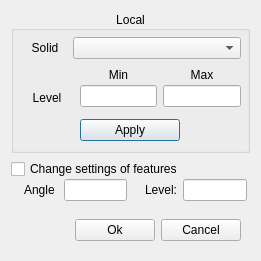
<?xml version="1.0" encoding="UTF-8"?>
<ui version="4.0">
 <class>W_MeshSTLRefineAdvance</class>
 <widget class="QDialog" name="W_MeshSTLRefineAdvance">
  <property name="geometry">
   <rect>
    <x>0</x>
    <y>0</y>
    <width>261</width>
    <height>257</height>
   </rect>
  </property>
  <property name="windowTitle">
   <string>Dialog</string>
  </property>
  <layout class="QVBoxLayout" name="verticalLayout">
   <item>
    <widget class="QGroupBox" name="groupBox_MeshSurfaceRegion">
     <property name="title">
      <string>Local</string>
     </property>
     <property name="alignment">
      <set>Qt::AlignCenter</set>
     </property>
     <layout class="QVBoxLayout" name="verticalLayout_32">
      <property name="leftMargin">
       <number>3</number>
      </property>
      <property name="topMargin">
       <number>3</number>
      </property>
      <property name="rightMargin">
       <number>3</number>
      </property>
      <property name="bottomMargin">
       <number>0</number>
      </property>
      <item>
       <widget class="QFrame" name="frame_15">
        <property name="frameShape">
         <enum>QFrame::NoFrame</enum>
        </property>
        <property name="frameShadow">
         <enum>QFrame::Raised</enum>
        </property>
        <layout class="QHBoxLayout" name="horizontalLayout_19">
         <property name="spacing">
          <number>3</number>
         </property>
         <property name="margin">
          <number>3</number>
         </property>
         <item>
          <widget class="QLabel" name="label_7">
           <property name="maximumSize">
            <size>
             <width>50</width>
             <height>16777215</height>
            </size>
           </property>
           <property name="text">
            <string>Solid</string>
           </property>
           <property name="alignment">
            <set>Qt::AlignCenter</set>
           </property>
          </widget>
         </item>
         <item>
          <widget class="QComboBox" name="cb_Regions"/>
         </item>
        </layout>
       </widget>
      </item>
      <item>
       <widget class="QFrame" name="frame_90">
        <property name="frameShape">
         <enum>QFrame::NoFrame</enum>
        </property>
        <property name="frameShadow">
         <enum>QFrame::Raised</enum>
        </property>
        <layout class="QHBoxLayout" name="horizontalLayout_30">
         <property name="spacing">
          <number>0</number>
         </property>
         <property name="leftMargin">
          <number>0</number>
         </property>
         <property name="topMargin">
          <number>0</number>
         </property>
         <property name="rightMargin">
          <number>0</number>
         </property>
         <property name="bottomMargin">
          <number>3</number>
         </property>
         <item>
          <widget class="QFrame" name="frame_97">
           <property name="minimumSize">
            <size>
             <width>60</width>
             <height>0</height>
            </size>
           </property>
           <property name="frameShape">
            <enum>QFrame::NoFrame</enum>
           </property>
           <property name="frameShadow">
            <enum>QFrame::Raised</enum>
           </property>
           <layout class="QVBoxLayout" name="verticalLayout_82">
            <property name="spacing">
             <number>3</number>
            </property>
            <property name="leftMargin">
             <number>3</number>
            </property>
            <property name="topMargin">
             <number>0</number>
            </property>
            <property name="rightMargin">
             <number>3</number>
            </property>
            <property name="bottomMargin">
             <number>3</number>
            </property>
            <item>
             <widget class="QLabel" name="label_56">
              <property name="text">
               <string/>
              </property>
             </widget>
            </item>
            <item>
             <widget class="QLabel" name="label_52">
              <property name="text">
               <string>Level</string>
              </property>
              <property name="alignment">
               <set>Qt::AlignCenter</set>
              </property>
             </widget>
            </item>
           </layout>
          </widget>
         </item>
         <item>
          <widget class="QFrame" name="frame_98">
           <property name="frameShape">
            <enum>QFrame::NoFrame</enum>
           </property>
           <property name="frameShadow">
            <enum>QFrame::Raised</enum>
           </property>
           <layout class="QVBoxLayout" name="verticalLayout_85">
            <property name="spacing">
             <number>3</number>
            </property>
            <property name="leftMargin">
             <number>3</number>
            </property>
            <property name="topMargin">
             <number>0</number>
            </property>
            <property name="rightMargin">
             <number>3</number>
            </property>
            <property name="bottomMargin">
             <number>3</number>
            </property>
            <item>
             <widget class="QLabel" name="label_53">
              <property name="text">
               <string>Min</string>
              </property>
              <property name="alignment">
               <set>Qt::AlignCenter</set>
              </property>
             </widget>
            </item>
            <item>
             <widget class="QLineEdit" name="txt_Level_Min_Surface_Refine_STL"/>
            </item>
           </layout>
          </widget>
         </item>
         <item>
          <widget class="QFrame" name="frame_99">
           <property name="frameShape">
            <enum>QFrame::NoFrame</enum>
           </property>
           <property name="frameShadow">
            <enum>QFrame::Raised</enum>
           </property>
           <layout class="QVBoxLayout" name="verticalLayout_86">
            <property name="spacing">
             <number>3</number>
            </property>
            <property name="leftMargin">
             <number>3</number>
            </property>
            <property name="topMargin">
             <number>0</number>
            </property>
            <property name="rightMargin">
             <number>3</number>
            </property>
            <property name="bottomMargin">
             <number>3</number>
            </property>
            <item>
             <widget class="QLabel" name="label_54">
              <property name="text">
               <string>Max</string>
              </property>
              <property name="alignment">
               <set>Qt::AlignCenter</set>
              </property>
             </widget>
            </item>
            <item>
             <widget class="QLineEdit" name="txt_Level_Max_Surface_Refine_STL"/>
            </item>
           </layout>
          </widget>
         </item>
        </layout>
       </widget>
      </item>
      <item>
       <widget class="QFrame" name="frame">
        <property name="frameShape">
         <enum>QFrame::NoFrame</enum>
        </property>
        <property name="frameShadow">
         <enum>QFrame::Raised</enum>
        </property>
        <layout class="QHBoxLayout" name="horizontalLayout">
         <property name="leftMargin">
          <number>0</number>
         </property>
         <property name="topMargin">
          <number>0</number>
         </property>
         <property name="rightMargin">
          <number>0</number>
         </property>
         <property name="bottomMargin">
          <number>9</number>
         </property>
         <item>
          <widget class="QPushButton" name="btn_Apply">
           <property name="maximumSize">
            <size>
             <width>100</width>
             <height>16777215</height>
            </size>
           </property>
           <property name="text">
            <string>Apply</string>
           </property>
          </widget>
         </item>
        </layout>
       </widget>
      </item>
     </layout>
    </widget>
   </item>
   <item>
    <widget class="QFrame" name="frame_MeshSurfaceFeaturesCB">
     <property name="frameShape">
      <enum>QFrame::NoFrame</enum>
     </property>
     <property name="frameShadow">
      <enum>QFrame::Raised</enum>
     </property>
     <layout class="QVBoxLayout" name="verticalLayout_87">
      <property name="spacing">
       <number>0</number>
      </property>
      <property name="margin">
       <number>0</number>
      </property>
      <item>
       <widget class="QCheckBox" name="ckb_MeshSurfaceFeatures">
        <property name="text">
         <string>Change settings of features</string>
        </property>
       </widget>
      </item>
      <item>
       <widget class="QFrame" name="frame_MeshSurfaceFeatures">
        <property name="frameShape">
         <enum>QFrame::NoFrame</enum>
        </property>
        <property name="frameShadow">
         <enum>QFrame::Raised</enum>
        </property>
        <layout class="QHBoxLayout" name="horizontalLayout_31">
         <property name="spacing">
          <number>0</number>
         </property>
         <property name="margin">
          <number>0</number>
         </property>
         <item>
          <widget class="QFrame" name="frame_138">
           <property name="minimumSize">
            <size>
             <width>50</width>
             <height>0</height>
            </size>
           </property>
           <property name="maximumSize">
            <size>
             <width>60</width>
             <height>16777215</height>
            </size>
           </property>
           <property name="frameShape">
            <enum>QFrame::NoFrame</enum>
           </property>
           <property name="frameShadow">
            <enum>QFrame::Raised</enum>
           </property>
           <layout class="QVBoxLayout" name="verticalLayout_125">
            <property name="spacing">
             <number>3</number>
            </property>
            <property name="leftMargin">
             <number>3</number>
            </property>
            <property name="topMargin">
             <number>0</number>
            </property>
            <property name="rightMargin">
             <number>3</number>
            </property>
            <property name="bottomMargin">
             <number>3</number>
            </property>
            <item>
             <widget class="QLabel" name="label_86">
              <property name="sizePolicy">
               <sizepolicy hsizetype="Preferred" vsizetype="Expanding">
                <horstretch>0</horstretch>
                <verstretch>0</verstretch>
               </sizepolicy>
              </property>
              <property name="text">
               <string>Angle </string>
              </property>
              <property name="alignment">
               <set>Qt::AlignRight|Qt::AlignTrailing|Qt::AlignVCenter</set>
              </property>
             </widget>
            </item>
           </layout>
          </widget>
         </item>
         <item>
          <widget class="QFrame" name="frame_128">
           <property name="frameShape">
            <enum>QFrame::NoFrame</enum>
           </property>
           <property name="frameShadow">
            <enum>QFrame::Raised</enum>
           </property>
           <layout class="QVBoxLayout" name="verticalLayout_124">
            <property name="spacing">
             <number>3</number>
            </property>
            <property name="leftMargin">
             <number>3</number>
            </property>
            <property name="topMargin">
             <number>0</number>
            </property>
            <property name="rightMargin">
             <number>3</number>
            </property>
            <property name="bottomMargin">
             <number>3</number>
            </property>
            <item>
             <widget class="QLineEdit" name="txt_Angle_Features_STL">
              <property name="sizePolicy">
               <sizepolicy hsizetype="Preferred" vsizetype="Fixed">
                <horstretch>0</horstretch>
                <verstretch>0</verstretch>
               </sizepolicy>
              </property>
              <property name="maximumSize">
               <size>
                <width>100</width>
                <height>16777215</height>
               </size>
              </property>
             </widget>
            </item>
           </layout>
          </widget>
         </item>
         <item>
          <widget class="QFrame" name="frame_101">
           <property name="minimumSize">
            <size>
             <width>50</width>
             <height>0</height>
            </size>
           </property>
           <property name="maximumSize">
            <size>
             <width>60</width>
             <height>16777215</height>
            </size>
           </property>
           <property name="frameShape">
            <enum>QFrame::NoFrame</enum>
           </property>
           <property name="frameShadow">
            <enum>QFrame::Raised</enum>
           </property>
           <layout class="QVBoxLayout" name="verticalLayout_88">
            <property name="spacing">
             <number>3</number>
            </property>
            <property name="leftMargin">
             <number>3</number>
            </property>
            <property name="topMargin">
             <number>0</number>
            </property>
            <property name="rightMargin">
             <number>3</number>
            </property>
            <property name="bottomMargin">
             <number>3</number>
            </property>
            <item>
             <widget class="QLabel" name="label_59">
              <property name="sizePolicy">
               <sizepolicy hsizetype="Preferred" vsizetype="Expanding">
                <horstretch>0</horstretch>
                <verstretch>0</verstretch>
               </sizepolicy>
              </property>
              <property name="text">
               <string>Level:</string>
              </property>
              <property name="alignment">
               <set>Qt::AlignRight|Qt::AlignTrailing|Qt::AlignVCenter</set>
              </property>
             </widget>
            </item>
           </layout>
          </widget>
         </item>
         <item>
          <widget class="QFrame" name="frame_103">
           <property name="frameShape">
            <enum>QFrame::NoFrame</enum>
           </property>
           <property name="frameShadow">
            <enum>QFrame::Raised</enum>
           </property>
           <layout class="QVBoxLayout" name="verticalLayout_90">
            <property name="spacing">
             <number>3</number>
            </property>
            <property name="leftMargin">
             <number>3</number>
            </property>
            <property name="topMargin">
             <number>0</number>
            </property>
            <property name="rightMargin">
             <number>3</number>
            </property>
            <property name="bottomMargin">
             <number>3</number>
            </property>
            <item>
             <widget class="QLineEdit" name="txt_Level_Features_STL">
              <property name="sizePolicy">
               <sizepolicy hsizetype="Preferred" vsizetype="Fixed">
                <horstretch>0</horstretch>
                <verstretch>0</verstretch>
               </sizepolicy>
              </property>
              <property name="maximumSize">
               <size>
                <width>100</width>
                <height>16777215</height>
               </size>
              </property>
             </widget>
            </item>
           </layout>
          </widget>
         </item>
        </layout>
       </widget>
      </item>
     </layout>
    </widget>
   </item>
   <item>
    <widget class="QFrame" name="frame_2">
     <property name="frameShape">
      <enum>QFrame::NoFrame</enum>
     </property>
     <property name="frameShadow">
      <enum>QFrame::Raised</enum>
     </property>
     <layout class="QHBoxLayout" name="horizontalLayout_2">
      <item>
       <spacer name="horizontalSpacer">
        <property name="orientation">
         <enum>Qt::Horizontal</enum>
        </property>
        <property name="sizeHint" stdset="0">
         <size>
          <width>40</width>
          <height>20</height>
         </size>
        </property>
       </spacer>
      </item>
      <item>
       <widget class="QPushButton" name="btn_Ok">
        <property name="sizePolicy">
         <sizepolicy hsizetype="Fixed" vsizetype="Fixed">
          <horstretch>0</horstretch>
          <verstretch>0</verstretch>
         </sizepolicy>
        </property>
        <property name="maximumSize">
         <size>
          <width>100</width>
          <height>16777215</height>
         </size>
        </property>
        <property name="text">
         <string>Ok</string>
        </property>
       </widget>
      </item>
      <item>
       <widget class="QDialogButtonBox" name="buttonBox">
        <property name="sizePolicy">
         <sizepolicy hsizetype="Fixed" vsizetype="Fixed">
          <horstretch>0</horstretch>
          <verstretch>0</verstretch>
         </sizepolicy>
        </property>
        <property name="orientation">
         <enum>Qt::Horizontal</enum>
        </property>
        <property name="standardButtons">
         <set>QDialogButtonBox::Cancel</set>
        </property>
       </widget>
      </item>
     </layout>
    </widget>
   </item>
  </layout>
 </widget>
 <resources/>
 <connections>
  <connection>
   <sender>buttonBox</sender>
   <signal>accepted()</signal>
   <receiver>W_MeshSTLRefineAdvance</receiver>
   <slot>accept()</slot>
   <hints>
    <hint type="sourcelabel">
     <x>248</x>
     <y>254</y>
    </hint>
    <hint type="destinationlabel">
     <x>157</x>
     <y>274</y>
    </hint>
   </hints>
  </connection>
  <connection>
   <sender>buttonBox</sender>
   <signal>rejected()</signal>
   <receiver>W_MeshSTLRefineAdvance</receiver>
   <slot>reject()</slot>
   <hints>
    <hint type="sourcelabel">
     <x>316</x>
     <y>260</y>
    </hint>
    <hint type="destinationlabel">
     <x>286</x>
     <y>274</y>
    </hint>
   </hints>
  </connection>
 </connections>
</ui>
